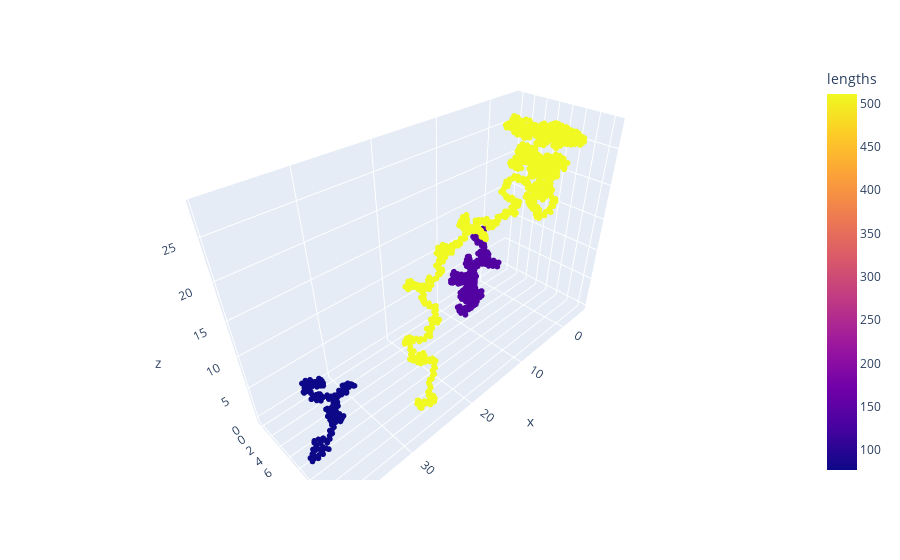

Source (notebook cell):
### Code cell
#util libs
import numpy as np
import plotly.express as px
from mpl_toolkits.axes_grid1 import make_axes_locatable
pd.options.mode.chained_assignment = None 

from mpl_toolkits.mplot3d import Axes3D

from MDAnalysis.transformations import wrap
from mpl_toolkits.axes_grid1 import make_axes_locatable
import matplotlib.cm as cm

ROOT = "/Users/frasera/Ricerca/PDMS/Polydisperse"
NREPS = ["K5"]
DENS = [0.6]
SOLV = "water"
RUNS = ["run1"]

import matplotlib
from matplotlib import cm

cmap = matplotlib.colormaps['Spectral_r']

LcutList = {}

for NREP in NREPS:

    df = pd.read_csv(f"{ROOT}/out_files/chain_length/chains_{NREP}_{DEN}_{RUN}_{SOLV}.csv")
    print(df['id'].unique())
    print(df['lengths'].unique())
    
    first_occurrences = df.drop_duplicates(subset='lengths', keep='first')
    first_ids = first_occurrences['id']
    df = df[df['id'].isin(first_ids)]
    
    norm = matplotlib.colors.Normalize(vmin=0, vmax=df["lengths"].max())
    lengths = df['lengths'].unique()

    print(lengths)

    color_discrete_map={l:c/255 for l,c in zip(lengths,cm.Spectral_r(norm(lengths),bytes=True))}

    fig = px.scatter_3d(df, x='x', y='y', z='z',color='lengths', color_discrete_sequence=px.colors.qualitative.Alphabet, color_discrete_map=color_discrete_map)
    fig.update_traces(marker=dict(size=2))


#divider = make_axes_locatable(ax)
#cax = divider.append_axes('top', size=0.1, pad=0)
#cbar = plt.colorbar(im, cax=cax, orientation='horizontal', location='top')
#cbar.ax.set_xlabel("Chain length (nm)", size=12, labelpad=10)
#cbar.ax.tick_params(labelsize=12)
    fig.show()
#fig.savefig(f"{ROOT}/plots/chains_in_box_{NREP}_{DEN}_{RUN}_{SOLV}.png", dpi=350, bbox_inches="tight")
            #plt.savefig(f"{ROOT}/plots/chain_lengths_{NREP}_{DEN}_{RUN}_{SOLV}.svg", dpi=100, bbox_inches="tight")

### Figure 1 — Plotly figure (JSON) as saved in the notebook; plotly's stock layout.template omitted (floating-point values rounded to 4 significant figures; data arrays with more than 128 entries replaced by an {"elided": "..."} marker saying what was removed)
{"data": [{"hovertemplate": "x=%{x}<br>y=%{y}<br>z=%{z}<br>lengths=%{marker.color}<extra></extra>", "legendgroup": "", "marker": {"color": {"elided": "1448 float values"}, "coloraxis": "coloraxis", "size": 2, "symbol": "circle"}, "mode": "markers", "name": "", "scene": "scene", "showlegend": false, "type": "scatter3d", "x": {"elided": "1448 float values"}, "y": {"elided": "1448 float values"}, "z": {"elided": "1448 float values"}}], "layout": {"coloraxis": {"colorbar": {"title": {"text": "lengths"}}, "colorscale": [[0, "#0d0887"], [0.1111, "#46039f"], [0.2222, "#7201a8"], [0.3333, "#9c179e"], [0.4444, "#bd3786"], [0.5556, "#d8576b"], [0.6667, "#ed7953"], [0.7778, "#fb9f3a"], [0.8889, "#fdca26"], [1, "#f0f921"]]}, "legend": {"tracegroupgap": 0}, "margin": {"t": 60}, "scene": {"domain": {"x": [0, 1], "y": [0, 1]}, "xaxis": {"title": {"text": "x"}}, "yaxis": {"title": {"text": "y"}}, "zaxis": {"title": {"text": "z"}}}}}
